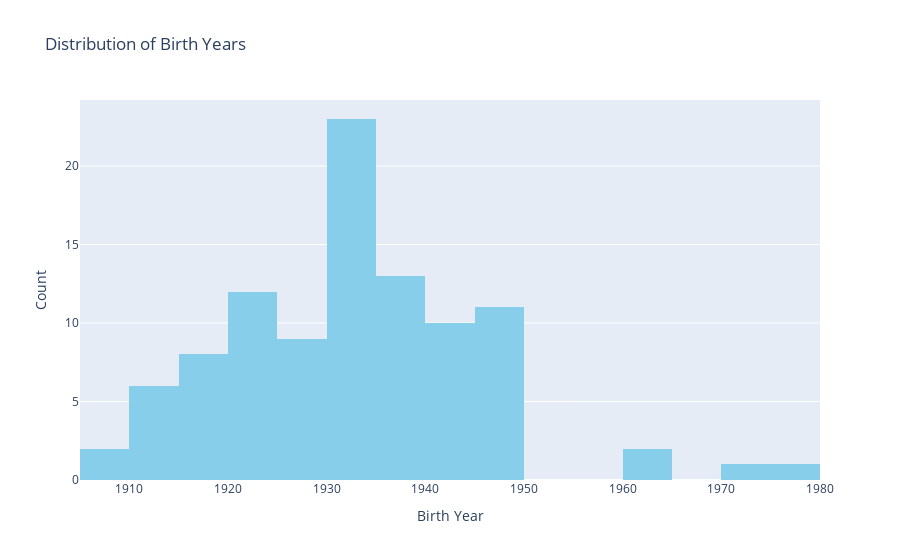
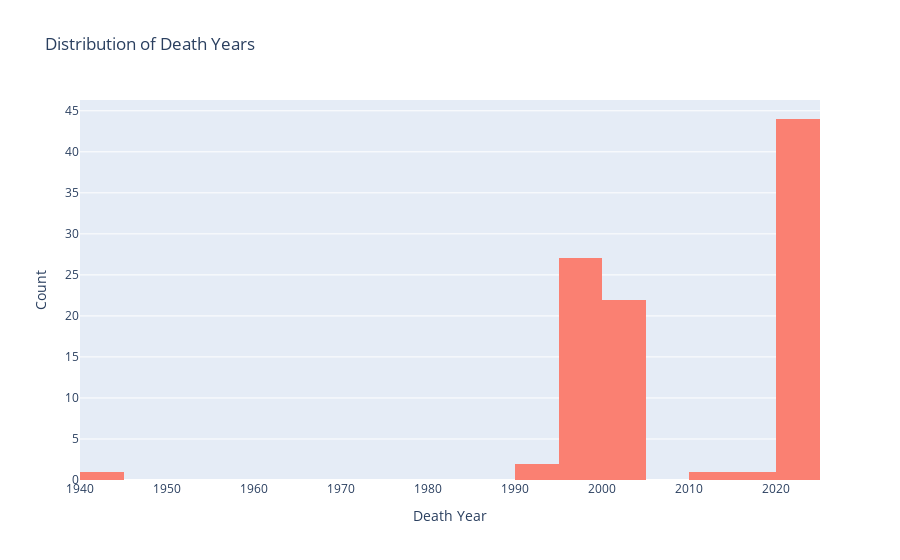
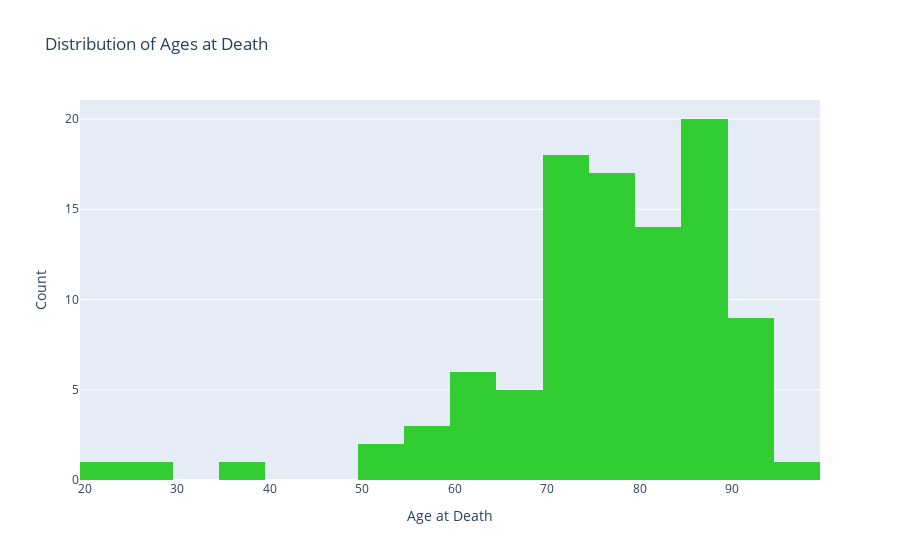
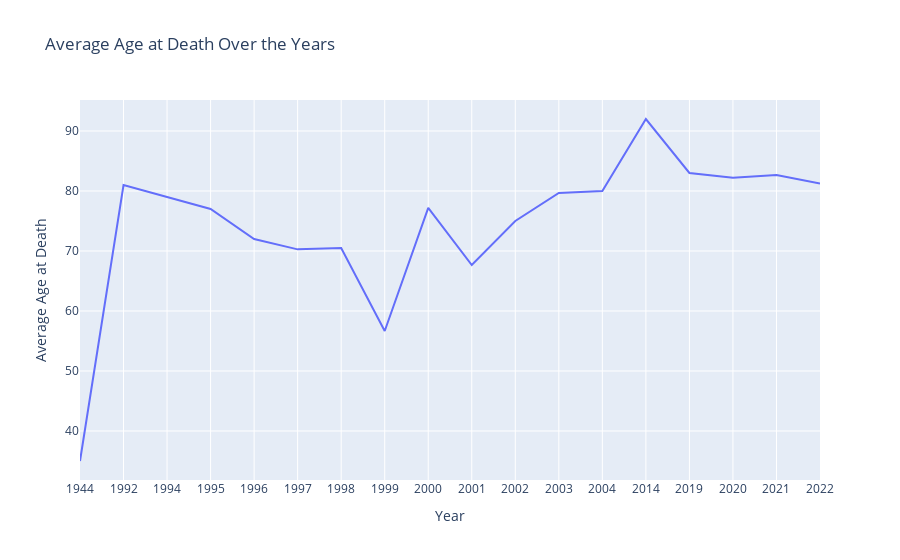

The code cell stored with these charts, in order, in its notebook:
### Code cell
# Create an interactive scatter plot for Birth Years
fig_birth_years = px.histogram(df_copy, x='Birth Date of Deceased', title='Distribution of Birth Years')
fig_birth_years.update_traces(marker_color='skyblue')
fig_birth_years.update_xaxes(title='Birth Year')
fig_birth_years.update_yaxes(title='Count')

# Create an interactive scatter plot for Death Years
fig_death_years = px.histogram(df_copy, x='Death Date of Deceased', title='Distribution of Death Years')
fig_death_years.update_traces(marker_color='salmon')
fig_death_years.update_xaxes(title='Death Year')
fig_death_years.update_yaxes(title='Count')

# Calculate and create a histogram for ages at death
birth_years = df_copy['Birth Date of Deceased'].str[:4].astype(float).dropna()
death_years = df_copy['Death Date of Deceased'].str[:4].astype(float).dropna()
ages_at_death = death_years - birth_years
fig_ages_at_death = px.histogram(x=ages_at_death, title='Distribution of Ages at Death', labels={'x': "Age at Death"})
fig_ages_at_death.update_traces(marker_color='limegreen')
fig_ages_at_death.update_xaxes(title='Age at Death')
fig_ages_at_death.update_yaxes(title='Count')

# Group the data by year and calculate the average age at death for each year
age_year_df = pd.DataFrame({'Age at Death': ages_at_death.astype(int), 'Year': death_years.astype(int)})
age_year_df['Year'] = age_year_df['Year'].astype(str)  # Convert year to string for grouping
average_age_by_year = age_year_df.groupby('Year')['Age at Death'].mean().reset_index()

# Create an interactive line plot for Average Age at Death Over the Years
fig_average_age = px.line(average_age_by_year, x='Year', y='Age at Death', title='Average Age at Death Over the Years')
fig_average_age.update_traces(marker_color='royalblue')
fig_average_age.update_xaxes(title='Year')
fig_average_age.update_yaxes(title='Average Age at Death')

# Show the interactive plots
fig_birth_years.show()
fig_death_years.show()
fig_ages_at_death.show()
fig_average_age.show()

### Figure 1 — Plotly figure (JSON) as saved in the notebook; plotly's stock layout.template omitted (floating-point values rounded to 4 significant figures)
{"data": [{"alignmentgroup": "True", "bingroup": "x", "hovertemplate": "Birth Date of Deceased=%{x}<br>count=%{y}<extra></extra>", "legendgroup": "", "marker": {"color": "skyblue", "pattern": {"shape": ""}}, "name": "", "offsetgroup": "", "orientation": "v", "showlegend": false, "type": "histogram", "x": ["1943-07-30", "1934-03-27", "1928-01-22", "1924-07-08", "1911-01-19", "1930-03-27", "1922-04-19", "1934-01-29", "1936-03-15", "1933-03-10", "1922-07-01", "1937-06-25", "1929-08-28", "1939-01-26", "1947-05-17", "1949-08-08", "1942-06-04", "1934-08-05", "1930-06-21", "1937-10-06", "1949-04-14", "1941-03-26", "1931-12-01", "1936-08-09", "1940-04-22", "1929-06-02", "1934-10-24", "1935-08-09", "1945-02-01", "1946-09-09", "1934-02-05", "1940-10-20", "1947-08-10", "1932-05-12", "1946-10-08", "1948-06-26", "1945-06-21", "1931-09-10", "1963-01-29", "1932-10-18", "1931-08-30", "1938-07-26", "1927-05-08", "1944-06-28", "1935-01-31", "1960-06-03", "1947-10-21", "1941-06-22", "1930-06-19", "1931-03-07", "1935-10-21", "1924-06-19", "1975-11-19", "1913-08-19", "1972-02-02", "1936-03-01", "1915-09-26", "1944-12-21", "1921-09-25", "1936-11-20", "1905-03-01", null, "1930-08-13", "1927-05-29", "1918-07-27", "1919-03-08", "1911-01-01", "1931-11-16", "1938-06-30", "1927-05-20", "1921-11-06", null, "1920-03-27", "1918-05-22", "1924-11-29", "1923-06-19", "1918-10-06", "1947-12-13", "1921-02-05", "1924-04-11", "1911-10-27", "1926-11-12", "1932-07-17", "1919-10-27", "1938-03-18", "1932-07-31", "1917-08-25", "1914-01-14", "1926-06-12", "1932-09-14", "1933-12-13", "1916-12-03", "1943-01-30", "1930-08-05", "1943-09-16", "1910-03-02", "1924-08-10", "1930-02-20", "1927-03-08", "1909-12-12"], "xaxis": "x", "yaxis": "y"}], "layout": {"barmode": "relative", "legend": {"tracegroupgap": 0}, "title": {"text": "Distribution of Birth Years"}, "xaxis": {"anchor": "y", "domain": [0, 1], "title": {"text": "Birth Year"}}, "yaxis": {"anchor": "x", "domain": [0, 1], "title": {"text": "Count"}}}}

### Figure 2 — Plotly figure (JSON) as saved in the notebook; plotly's stock layout.template omitted (floating-point values rounded to 4 significant figures)
{"data": [{"alignmentgroup": "True", "bingroup": "x", "hovertemplate": "Death Date of Deceased=%{x}<br>count=%{y}<extra></extra>", "legendgroup": "", "marker": {"color": "salmon", "pattern": {"shape": ""}}, "name": "", "offsetgroup": "", "orientation": "v", "showlegend": false, "type": "histogram", "x": ["2022-02-01", "2021-04-19", "2000-01-12", "1997-10-26", "1997-05-19", "1997-05-24", "2014-07-17", "2022-01-05", "2019-11-03", "2022-02-15", "2021-01-04", "2021-09-30", "2021-05-12", "2021-04-22", "2022-06-07", "2021-09-15", "2021-01-22", "2021-06-26", "2021-05-25", "2022-06-02", "2022-01-16", "2021-04-30", "2021-03-10", "2022-05-07", "2021-10-13", "2020-12-26", "2020-12-07", "2020-12-16", "2021-02-17", "2020-10-11", "2021-02-20", "2020-10-30", "2022-03-12", "2021-04-30", "2021-01-16", "2020-05-17", "2021-02-17", "2020-12-30", "2021-03-19", "2020-09-16", "2020-09-22", "2021-09-04", "2020-11-12", "2020-11-18", "2021-11-28", "2020-09-19", "2021-07-05", "2020-12-11", "2021-03-01", "2020-12-18", "1998-06-19", "1996-10-29", "1999-12-10", "2000-01-12", "1999-12-31", "2000-04-14", "1994-03-07", "1997-09-01", "2000-02-07", "1999-08-22", "1998-09-07", null, "1997-09-01", "1998-05-03", "2000-04-20", "2000-01-17", "1997-03-23", "1999-11-24", "1998-05-30", "1998-05-11", "1999-12-31", null, "1997-03-15", "2000-06-18", "1997-07-23", "2000-05-29", "1995-06-29", "1997-11-01", "1997-11-03", "1998-02-01", "1992-05-26", "1998-06-06", "1997-11-10", "1999-12-21", "1998-10-17", "2002-06-29", "2000-09-24", "2001-03-03", "2000-11-02", "2000-08-20", "2003-02-20", "2002-12-14", "2001-12-14", "2002-05-18", "2001-08-29", "2003-10-08", "2004-06-07", "2002-07-12", "2003-05-12", "1944-10-23"], "xaxis": "x", "yaxis": "y"}], "layout": {"barmode": "relative", "legend": {"tracegroupgap": 0}, "title": {"text": "Distribution of Death Years"}, "xaxis": {"anchor": "y", "domain": [0, 1], "title": {"text": "Death Year"}}, "yaxis": {"anchor": "x", "domain": [0, 1], "title": {"text": "Count"}}}}

### Figure 3 — Plotly figure (JSON) as saved in the notebook; plotly's stock layout.template omitted (floating-point values rounded to 4 significant figures)
{"data": [{"alignmentgroup": "True", "bingroup": "x", "hovertemplate": "Age at Death=%{x}<br>count=%{y}<extra></extra>", "legendgroup": "", "marker": {"color": "limegreen", "pattern": {"shape": ""}}, "name": "", "offsetgroup": "", "orientation": "v", "showlegend": false, "type": "histogram", "x": [79, 87, 72, 73, 86, 67, 92, 88, 83, 89, 99, 84, 92, 82, 75, 72, 79, 87, 91, 85, 73, 80, 90, 86, 81, 91, 86, 85, 76, 74, 87, 80, 75, 89, 75, 72, 76, 89, 58, 88, 89, 83, 93, 76, 86, 60, 74, 79, 91, 89, 63, 72, 24, 87, 27, 64, 79, 53, 79, 63, 93, 67, 71, 82, 81, 86, 68, 60, 71, 78, 77, 82, 73, 77, 77, 50, 76, 74, 81, 72, 65, 80, 60, 70, 83, 87, 74, 68, 70, 86, 58, 72, 58, 93, 80, 72, 76, 35], "xaxis": "x", "yaxis": "y"}], "layout": {"barmode": "relative", "legend": {"tracegroupgap": 0}, "title": {"text": "Distribution of Ages at Death"}, "xaxis": {"anchor": "y", "domain": [0, 1], "title": {"text": "Age at Death"}}, "yaxis": {"anchor": "x", "domain": [0, 1], "title": {"text": "Count"}}}}

### Figure 4 — Plotly figure (JSON) as saved in the notebook; plotly's stock layout.template omitted (floating-point values rounded to 4 significant figures)
{"data": [{"hovertemplate": "Year=%{x}<br>Age at Death=%{y}<extra></extra>", "legendgroup": "", "line": {"color": "#636efa", "dash": "solid"}, "marker": {"color": "royalblue", "symbol": "circle"}, "mode": "lines", "name": "", "orientation": "v", "showlegend": false, "type": "scatter", "x": ["1944", "1992", "1994", "1995", "1996", "1997", "1998", "1999", "2000", "2001", "2002", "2003", "2004", "2014", "2019", "2020", "2021", "2022"], "xaxis": "x", "y": [35, 81, 79, 77, 72, 70.27, 70.5, 56.67, 77.18, 67.67, 75, 79.67, 80, 92, 83, 82.21, 82.68, 81.25], "yaxis": "y"}], "layout": {"legend": {"tracegroupgap": 0}, "title": {"text": "Average Age at Death Over the Years"}, "xaxis": {"anchor": "y", "domain": [0, 1], "title": {"text": "Year"}}, "yaxis": {"anchor": "x", "domain": [0, 1], "title": {"text": "Average Age at Death"}}}}
